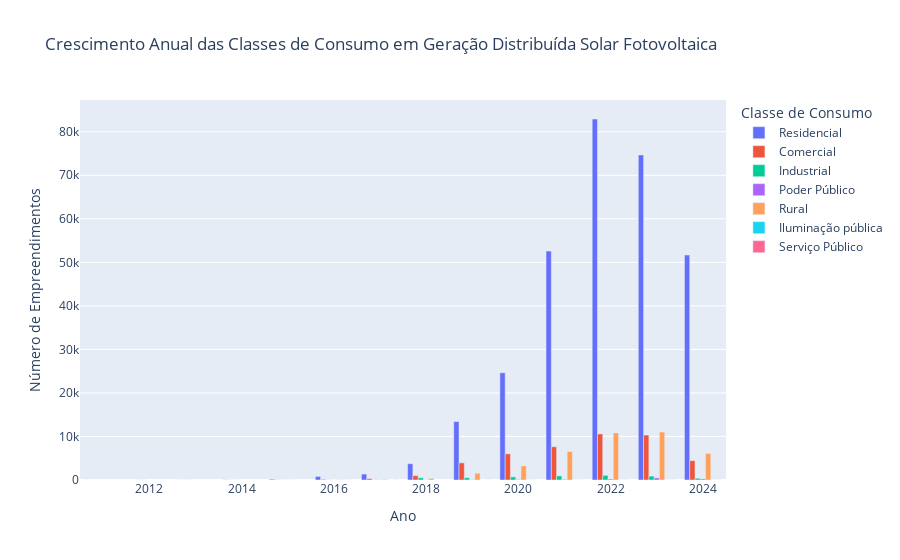

The notebook cell this image was saved under:
### Code cell
grafico = px.bar(
    tabela_agrupada,
    x="AnoInstalacao",
    y="QuantidadeEmpreendimentos",
    color="DscClasseConsumo",
    title="Crescimento Anual das Classes de Consumo em Geração Distribuída Solar Fotovoltaica",
    labels={"AnoInstalacao": "Ano", "QuantidadeEmpreendimentos": "Número de Empreendimentos",
            "DscClasseConsumo": "Classe de Consumo"},
    barmode="group"  
)

grafico.show()

### Figure 1 — Plotly figure (JSON) as saved in the notebook; plotly's stock layout.template omitted (floating-point values rounded to 4 significant figures)
{"data": [{"alignmentgroup": "True", "hovertemplate": "Classe de Consumo=Residencial<br>Ano=%{x}<br>Número de Empreendimentos=%{y}<extra></extra>", "legendgroup": "Residencial", "marker": {"color": "#636efa", "pattern": {"shape": ""}}, "name": "Residencial", "offsetgroup": "Residencial", "orientation": "v", "showlegend": true, "textposition": "auto", "type": "bar", "x": [2011, 2013, 2014, 2015, 2016, 2017, 2018, 2019, 2020, 2021, 2022, 2023, 2024], "xaxis": "x", "y": [1, 5, 39, 174, 808, 1361, 3745, 13425, 24638, 52584, 82930, 74686, 51672], "yaxis": "y"}, {"alignmentgroup": "True", "hovertemplate": "Classe de Consumo=Comercial<br>Ano=%{x}<br>Número de Empreendimentos=%{y}<extra></extra>", "legendgroup": "Comercial", "marker": {"color": "#EF553B", "pattern": {"shape": ""}}, "name": "Comercial", "offsetgroup": "Comercial", "orientation": "v", "showlegend": true, "textposition": "auto", "type": "bar", "x": [2012, 2013, 2014, 2015, 2016, 2017, 2018, 2019, 2020, 2021, 2022, 2023, 2024], "xaxis": "x", "y": [2, 2, 12, 27, 152, 315, 1007, 3941, 6013, 7637, 10579, 10325, 4451], "yaxis": "y"}, {"alignmentgroup": "True", "hovertemplate": "Classe de Consumo=Industrial<br>Ano=%{x}<br>Número de Empreendimentos=%{y}<extra></extra>", "legendgroup": "Industrial", "marker": {"color": "#00cc96", "pattern": {"shape": ""}}, "name": "Industrial", "offsetgroup": "Industrial", "orientation": "v", "showlegend": true, "textposition": "auto", "type": "bar", "x": [2012, 2013, 2014, 2015, 2016, 2017, 2018, 2019, 2020, 2021, 2022, 2023, 2024], "xaxis": "x", "y": [1, 3, 3, 4, 24, 38, 511, 530, 713, 944, 1064, 897, 398], "yaxis": "y"}, {"alignmentgroup": "True", "hovertemplate": "Classe de Consumo=Poder Público<br>Ano=%{x}<br>Número de Empreendimentos=%{y}<extra></extra>", "legendgroup": "Poder Público", "marker": {"color": "#ab63fa", "pattern": {"shape": ""}}, "name": "Poder Público", "offsetgroup": "Poder Público", "orientation": "v", "showlegend": true, "textposition": "auto", "type": "bar", "x": [2015, 2016, 2017, 2018, 2019, 2020, 2021, 2022, 2023, 2024], "xaxis": "x", "y": [1, 6, 25, 27, 79, 125, 138, 221, 496, 248], "yaxis": "y"}, {"alignmentgroup": "True", "hovertemplate": "Classe de Consumo=Rural<br>Ano=%{x}<br>Número de Empreendimentos=%{y}<extra></extra>", "legendgroup": "Rural", "marker": {"color": "#FFA15A", "pattern": {"shape": ""}}, "name": "Rural", "offsetgroup": "Rural", "orientation": "v", "showlegend": true, "textposition": "auto", "type": "bar", "x": [2015, 2016, 2017, 2018, 2019, 2020, 2021, 2022, 2023, 2024], "xaxis": "x", "y": [3, 34, 114, 347, 1548, 3233, 6546, 10809, 11016, 6095], "yaxis": "y"}, {"alignmentgroup": "True", "hovertemplate": "Classe de Consumo=Iluminação pública<br>Ano=%{x}<br>Número de Empreendimentos=%{y}<extra></extra>", "legendgroup": "Iluminação pública", "marker": {"color": "#19d3f3", "pattern": {"shape": ""}}, "name": "Iluminação pública", "offsetgroup": "Iluminação pública", "orientation": "v", "showlegend": true, "textposition": "auto", "type": "bar", "x": [2016, 2020, 2021, 2022, 2023, 2024], "xaxis": "x", "y": [1, 2, 2, 3, 4, 3], "yaxis": "y"}, {"alignmentgroup": "True", "hovertemplate": "Classe de Consumo=Serviço Público<br>Ano=%{x}<br>Número de Empreendimentos=%{y}<extra></extra>", "legendgroup": "Serviço Público", "marker": {"color": "#FF6692", "pattern": {"shape": ""}}, "name": "Serviço Público", "offsetgroup": "Serviço Público", "orientation": "v", "showlegend": true, "textposition": "auto", "type": "bar", "x": [2016, 2017, 2019, 2020, 2021, 2022, 2023, 2024], "xaxis": "x", "y": [3, 3, 6, 6, 6, 2, 7, 4], "yaxis": "y"}], "layout": {"barmode": "group", "legend": {"title": {"text": "Classe de Consumo"}, "tracegroupgap": 0}, "title": {"text": "Crescimento Anual das Classes de Consumo em Geração Distribuída Solar Fotovoltaica"}, "xaxis": {"anchor": "y", "domain": [0, 1], "title": {"text": "Ano"}}, "yaxis": {"anchor": "x", "domain": [0, 1], "title": {"text": "Número de Empreendimentos"}}}}
